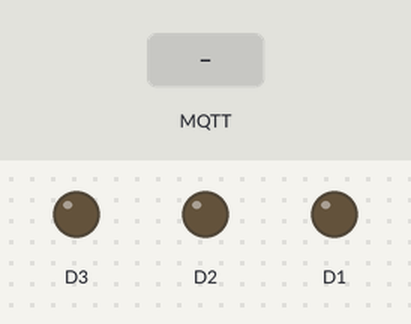
Recording of a sketch running on a simulated ESP8266 (NodeMCU). Shown: output pins drawn as LEDs (lit = HIGH). The inputs (shaded band) are chosen by the test bench. WiFi joins after 1.5 s; servers stay silent unless stated; no MQTT or app messages arrive unless stated; what the sketch prints to the serial monitor is not drawn.

Above: at 2.3 s.
2.4 s: MQTT message "D1=1" arrives on the first subscribed topic
At 2.8 s:
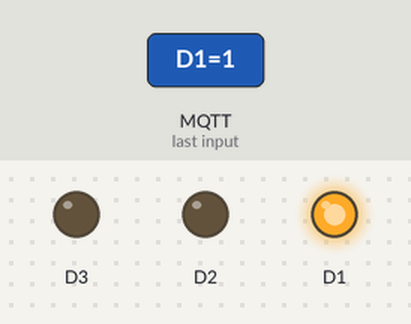
3.9 s: MQTT message "D2=1" arrives on the first subscribed topic
At 5.1 s:
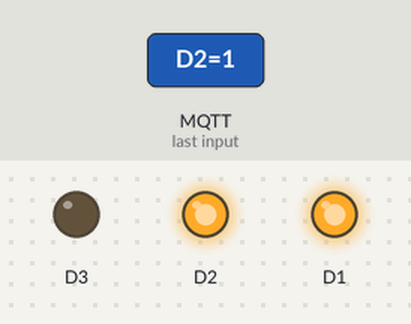
5.4 s: MQTT message "D3=1" arrives on the first subscribed topic
At 6.3 s:
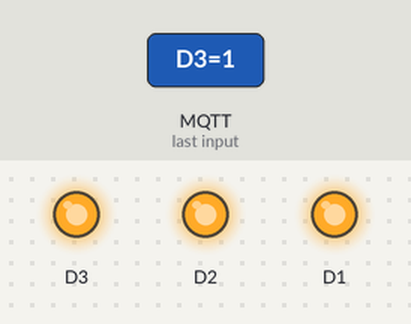
6.9 s: MQTT message "D1=0" arrives on the first subscribed topic
At 7.4 s:
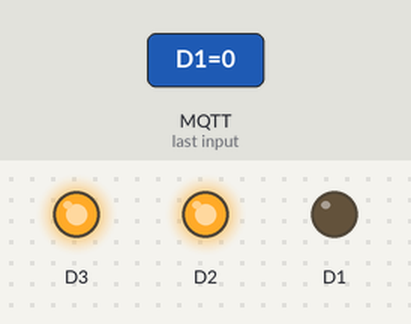
8.4 s: MQTT message "D2=0" arrives on the first subscribed topic
At 9.6 s:
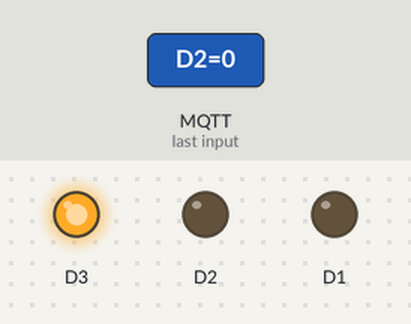
9.9 s: MQTT message "D3=0" arrives on the first subscribed topic
At 10.9 s:
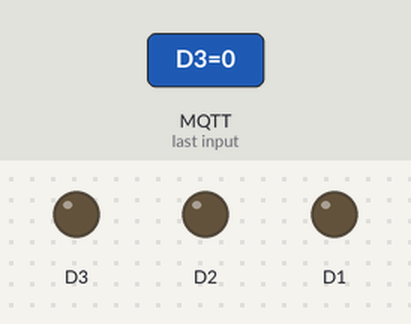
Timing chart, 0 to 12.4 s (numbered marks = the images above; inputs shaded):
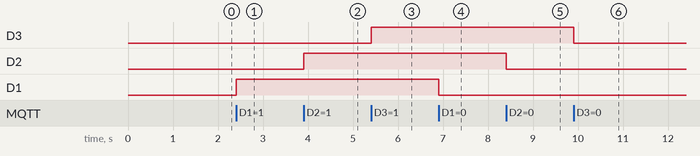

Measured:
- after the input at 2.4 s, D1: LOW → HIGH at once
- after the input at 3.9 s, D2: LOW → HIGH at once
- after the input at 5.4 s, D3: LOW → HIGH at once
- after the input at 6.9 s, D1: HIGH → LOW at once
- after the input at 8.4 s, D2: HIGH → LOW at once
- after the input at 9.9 s, D3: HIGH → LOW at once

The sketch:

mqtt_php.ino
```cpp
#include <EEPROM.h>
#include <ESP8266WiFi.h>
#include <PubSubClient.h>
#include <Wire.h>
// #include <Adafruit_INA219.h>
#include <stdlib.h>
// Connect to the WiFi
const char* ssid = "HOMESTAY";
const char* password = "h1ced3948b5";
const char* mqtt_server = "riset.revolusi-it.com";

const char* topik = "iot/kendali";
WiFiClient espClient;
PubSubClient client(espClient);
String messages, messages2;

void reconnect() {
  // Loop until we're reconnected
  while (!client.connected()) {
  Serial.print("Menghubungkan diri ke MQTT Server : "+(String)mqtt_server);
  // Attempt to connect
  if (client.connect("G.241.21.0005")) {
    Serial.println("connected");
    // ... and subscribe to topic
    client.subscribe(topik);
  } else {
    Serial.print("failed, rc=");
    Serial.print(client.state());
    Serial.println(" coba lagi dalam 5 detik...");
    // Wait 5 seconds before retrying
    delay(5000);
  }
  }
}


void konek_wifi()
{
WiFi.begin(ssid, password);
  while (WiFi.status() != WL_CONNECTED) {
    delay(500);
    Serial.print(".");
  }
  Serial.println("");
  Serial.println("WiFi connected");
}

// ------------------------------- begin --------------------------------------- //
void setup()
{
  Serial.begin(9600);
  client.setServer(mqtt_server, 1883);
  client.setCallback(callback);

  pinMode(D1, OUTPUT);
  pinMode(D2, OUTPUT);
  pinMode(D3, OUTPUT);
}

void loop()
{
  if(WiFi.status() != WL_CONNECTED) { konek_wifi(); } // jika tidak konek wifi maka di reconnect
  if (!client.connected()) { reconnect(); } // reconnect apabila belum konek

  client.loop();
}

void callback(char* topic, byte* payload, unsigned int length) {
Serial.print("Pesan dari MQTT [");
Serial.print(topic);
Serial.print("] ");
messages="";
for (int i=0;i<length;i++) { // susun jadi string saja...
  char receivedChar = (char)payload[i];
  messages=messages+(char)payload[i]; // ambil pesannya masukkan dalam string
  }
  Serial.println(messages);

  if(messages=="D1=1"){ digitalWrite(D1, 1);}
  if(messages=="D2=1"){ digitalWrite(D2, 1);}
  if(messages=="D3=1"){ digitalWrite(D3, 1);}

  if(messages=="D1=0"){ digitalWrite(D1, 0);}
  if(messages=="D2=0"){ digitalWrite(D2, 0);}
  if(messages=="D3=0"){ digitalWrite(D3, 0);}

// kirim pesan ke mqtt server
// messages2="Pesan dari Client";
// Serial.println(messages2);
// perhatikan cara ngirim variabel string lewat client.publish ini gak bisa langsung...
char attributes[100];
// messages2.toCharArray(attributes, 100);
// client.publish(topik,attributes,true);
// Serial.println("messages : "+messages2+" terkirim...");
// delay(3000);
}
```
